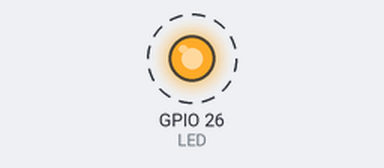
Bench run of a program on a simulated ESP32. Shown: output pins drawn as LEDs (lit = HIGH). Dashed ring = blinking. What the program prints to the serial monitor is not drawn.

Above: at 0.7 s.
Timing chart, 0 to 3.5 s (numbered marks = the images above):
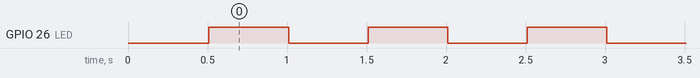

The program:

main.cpp
```cpp
/*********
  Rui Santos
  Complete project details at https://RandomNerdTutorials.com/vs-code-platformio-ide-esp32-esp8266-arduino/
*********/

#include <Arduino.h>
#include <driver/gpio.h>  //an ESP32 library that defines GPIO_NUM_2
#include "esp_system.h"
#include <stdio.h>
#include "freertos/FreeRTOS.h"
#include "freertos/task.h"
#include "esp_system.h"
#include "esp_spi_flash.h"

//#define LED 2
#define LED GPIO_NUM_26

void printChipInfo(){
  Serial.println("\nData determined by the function esp_chip_info()");
  esp_chip_info_t info;
  esp_chip_info(&info);
  Serial.print("Chip Info Model: ");
  Serial.println(info.model, HEX);
  Serial.print("Chip Info Features: ");
  Serial.println(info.features);
  Serial.print("Chip Info Cores: ");
  Serial.println(info.cores, HEX);
  Serial.print("Chip Info Revision: ");
  Serial.println(info.revision, HEX);
  Serial.println();
}

void setup() {
  // put your setup code here, to run once:
  Serial.begin(115200); delay(500); //a short delay is req'd to allow ESP32 to finish Serial output setup

  Serial.println("========setup() called==========");
  pinMode(LED, OUTPUT);
  printChipInfo();
}

/*
Data determined by the function esp_chip_info()
Chip Info Model: 1
Chip Info Features: 50
Chip Info Cores: 2
Chip Info Revision: 3

https://github.com/espressif/esp-idf/blob/8464186e67e34b417621df6b6f1f289a6c60b859/components/esp_hw_support/include/esp_chip_info.h
typedef enum {
    CHIP_ESP32  = 1, //!< ESP32
    CHIP_ESP32S2 = 2, //!< ESP32-S2
    CHIP_ESP32S3 = 9, //!< ESP32-S3
    CHIP_ESP32C3 = 5, //!< ESP32-C3
    CHIP_ESP32H4 = 6, //!< ESP32-H4
    CHIP_ESP32C2 = 12, //!< ESP32-C2
    CHIP_ESP32C6 = 13, //!< ESP32-C6
    CHIP_ESP32H2 = 16, //!< ESP32-H2
    CHIP_POSIX_LINUX = 999, //!< The code is running on POSIX/Linux simulator
} esp_chip_model_t;
*/
void loop() {
  // put your main code here, to run repeatedly:
  digitalWrite(LED, HIGH);
  Serial.println("LED is on");
  delay(500);
  digitalWrite(LED, LOW);
  Serial.println("LED is off");
  delay(500);
}
```

Measured:
- by itself, GPIO 26 (LED): alternates HIGH for 0.50 s and LOW for 0.50 s
